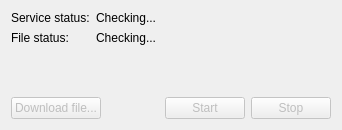
<?xml version="1.0" encoding="UTF-8"?>
<ui version="4.0">
 <class>KeyloggerDialog</class>
 <widget class="QDialog" name="KeyloggerDialog">
  <property name="geometry">
   <rect>
    <x>0</x>
    <y>0</y>
    <width>342</width>
    <height>130</height>
   </rect>
  </property>
  <property name="windowTitle">
   <string>Keylogger</string>
  </property>
  <layout class="QVBoxLayout" name="verticalLayout">
   <item>
    <layout class="QFormLayout" name="formLayout">
     <item row="0" column="0">
      <widget class="QLabel" name="label_2">
       <property name="sizePolicy">
        <sizepolicy hsizetype="Maximum" vsizetype="Preferred">
         <horstretch>0</horstretch>
         <verstretch>0</verstretch>
        </sizepolicy>
       </property>
       <property name="text">
        <string>Service status:</string>
       </property>
      </widget>
     </item>
     <item row="0" column="1">
      <widget class="QLabel" name="labelStatus">
       <property name="text">
        <string>Checking...</string>
       </property>
      </widget>
     </item>
     <item row="1" column="0">
      <widget class="QLabel" name="label">
       <property name="sizePolicy">
        <sizepolicy hsizetype="Maximum" vsizetype="Preferred">
         <horstretch>0</horstretch>
         <verstretch>0</verstretch>
        </sizepolicy>
       </property>
       <property name="text">
        <string>File status:</string>
       </property>
      </widget>
     </item>
     <item row="1" column="1">
      <widget class="QLabel" name="labelFileStatus">
       <property name="text">
        <string>Checking...</string>
       </property>
       <property name="wordWrap">
        <bool>true</bool>
       </property>
      </widget>
     </item>
    </layout>
   </item>
   <item>
    <spacer name="verticalSpacer">
     <property name="orientation">
      <enum>Qt::Vertical</enum>
     </property>
     <property name="sizeHint" stdset="0">
      <size>
       <width>20</width>
       <height>40</height>
      </size>
     </property>
    </spacer>
   </item>
   <item>
    <layout class="QHBoxLayout" name="horizontalLayout">
     <item>
      <widget class="QPushButton" name="pushButtonDownload">
       <property name="enabled">
        <bool>false</bool>
       </property>
       <property name="text">
        <string>Download file...</string>
       </property>
      </widget>
     </item>
     <item>
      <spacer name="horizontalSpacer">
       <property name="orientation">
        <enum>Qt::Horizontal</enum>
       </property>
       <property name="sizeHint" stdset="0">
        <size>
         <width>40</width>
         <height>20</height>
        </size>
       </property>
      </spacer>
     </item>
     <item>
      <widget class="QPushButton" name="pushButtonStart">
       <property name="enabled">
        <bool>false</bool>
       </property>
       <property name="text">
        <string>Start</string>
       </property>
      </widget>
     </item>
     <item>
      <widget class="QPushButton" name="pushButtonStop">
       <property name="enabled">
        <bool>false</bool>
       </property>
       <property name="text">
        <string>Stop</string>
       </property>
      </widget>
     </item>
    </layout>
   </item>
  </layout>
 </widget>
 <resources/>
 <connections/>
</ui>
